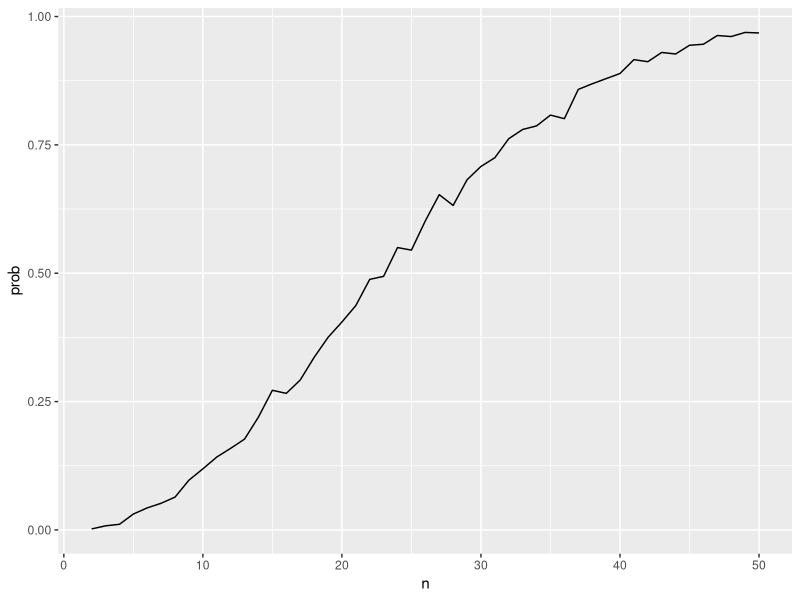

Here is the R script that generated this plot:
## ---- chunk 1
library(tidyverse)
## ---- chunk 2
bday_sim= function(n) {
  
  bdays= sample(1:365, size=n, replace = TRUE)

  duplicate= length(unique(bdays))<n
  
  return(duplicate)
  
}
## ---- chunk 3
sim_res=
  expand.grid(
    n = 2:50,
    iter= 1:1000
  ) |> 
  mutate(res=map_lgl(n, bday_sim)) |> 
  group_by(n) |> 
  summarize(prob=mean(res))

sim_res |> 
  ggplot(aes(x= n, y = prob)) +
  geom_line()
